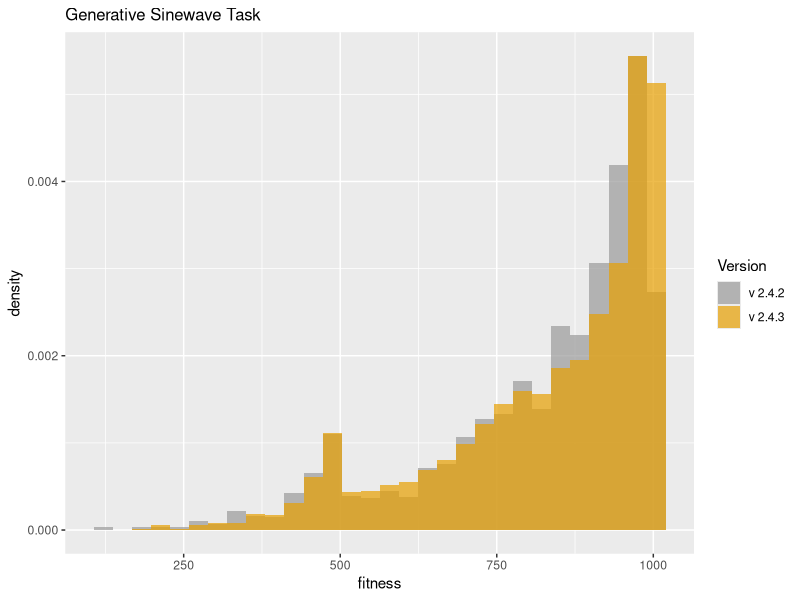
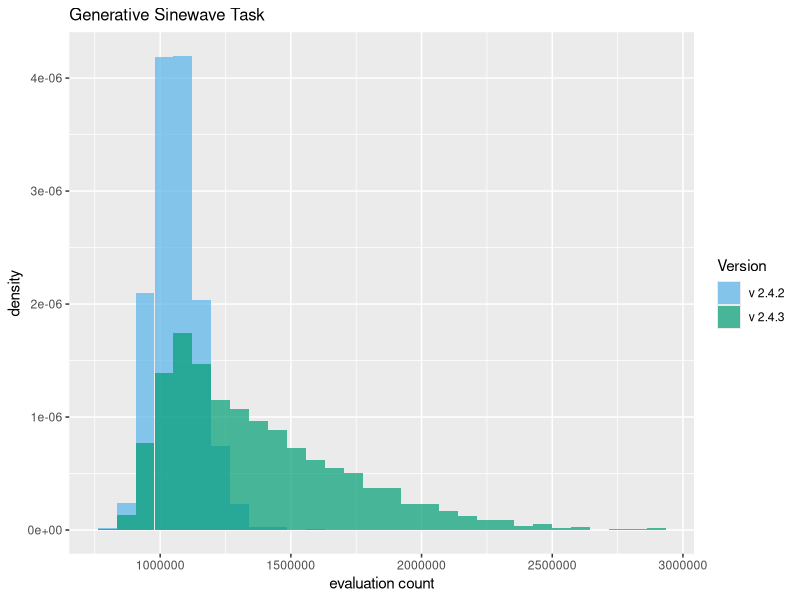
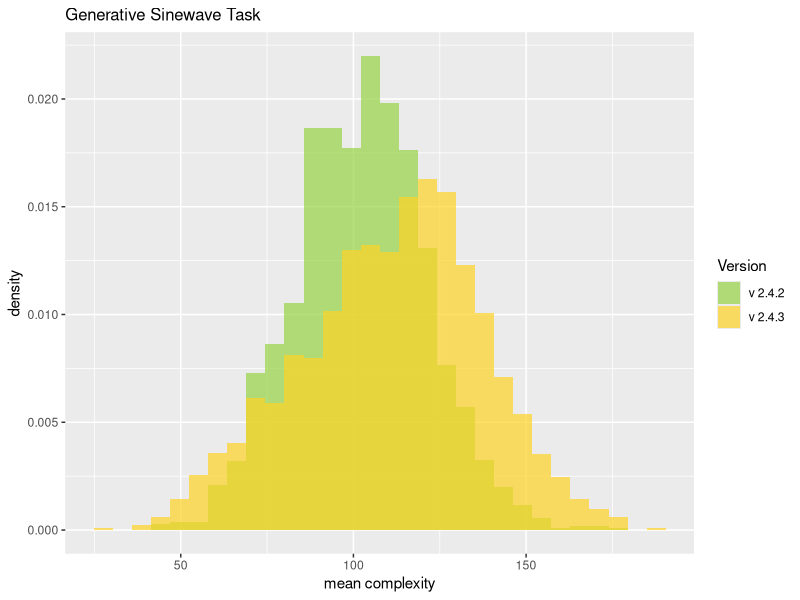

These charts were generated, in order, by the following R code:
library("ggplot2")
setwd("D:/home/websites/sharpneat-web/public/releases/sharpneat-2-4-3")

# A colourblind friendly palette.
cbPalette <- c("#999999", "#E69F00", "#56B4E9", "#009E73", "#F0E442", "#0072B2", "#D55E00", "#CC79A7")
cbPaletteB <- c("#56B4E9", "#009E73", "#F0E442", "#0072B2", "#D55E00", "#CC79A7", "#999999", "#E69F00")
cbPaletteC <- c("#97d343", "#fed325")

# Load two data frames
dat1 <- read.table("sinewave-samples-v2-4-2-mon.csv", sep=",", head=TRUE)
dat2 <- read.table("sinewave-samples-v2-4-3.csv", sep=",", head=TRUE)

# Combine the two dataframes into one.
# First create a new column in each.
dat1$ver <- 'v242'
dat2$ver <- 'v243'

# and combine into a new data frame.
dat <- rbind(dat1, dat2)

# Plot two overlaid histograms, one for each of the two dataframes
p4 = ggplot(dat, aes(bestfitness, fill = ver )) + 
   geom_histogram(alpha = 0.7, aes(y = ..density..), position = 'identity') +
   scale_fill_manual(values=cbPalette, name='Version', labels=c('v 2.4.2','v 2.4.3')) +
   labs(x='fitness') + 
   ggtitle("Generative Sinewave Task") +
   theme(plot.title = element_text(size = 12))

ggsave(filename="sinewave-bestfitness-v242-v243-hist.png", plot=p4, height=4, width=8, units="in", dpi=100)

# Eval count.
p2 = ggplot(dat, aes(evalcount, fill = ver )) + 
   geom_histogram(alpha = 0.7, aes(y = ..density..), position = 'identity') +
   scale_fill_manual(values=cbPaletteB, name='Version', labels=c('v 2.4.2','v 2.4.3')) +
   labs(x='evaluation count') + 
   ggtitle("Generative Sinewave Task") +
   theme(plot.title = element_text(size = 12))

ggsave(filename="sinewave-evalcount-v242-v243-hist.png", plot=p2, height=4, width=8, units="in", dpi=100)

# Mean complexity.
p2 = ggplot(dat, aes(meancomplexity, fill = ver )) + 
   geom_histogram(alpha = 0.7, aes(y = ..density..), position = 'identity') +
   scale_fill_manual(values=cbPaletteC, name='Version', labels=c('v 2.4.2','v 2.4.3')) +
   labs(x='mean complexity') + 
   ggtitle("Generative Sinewave Task") +
   theme(plot.title = element_text(size = 12))

ggsave(filename="sinewave-meancomplexity-v242-v243-hist.png", plot=p2, height=4, width=8, units="in", dpi=100)


